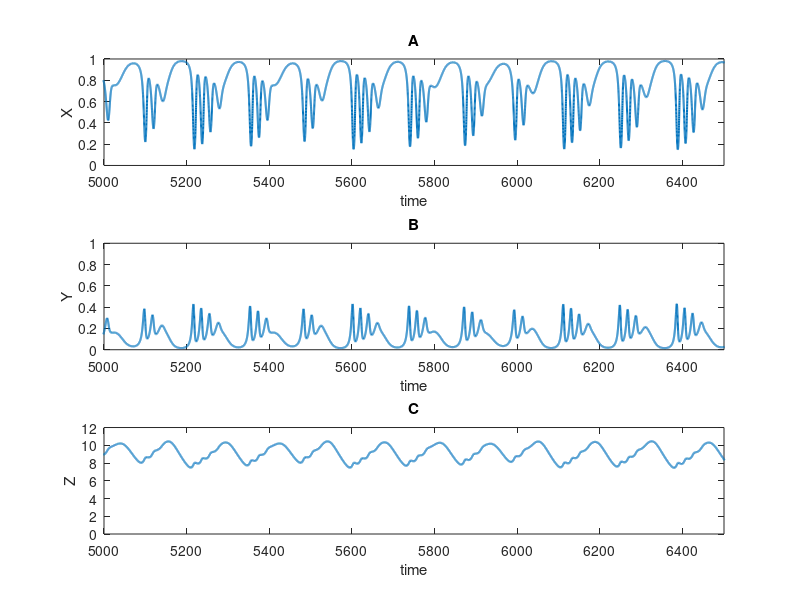
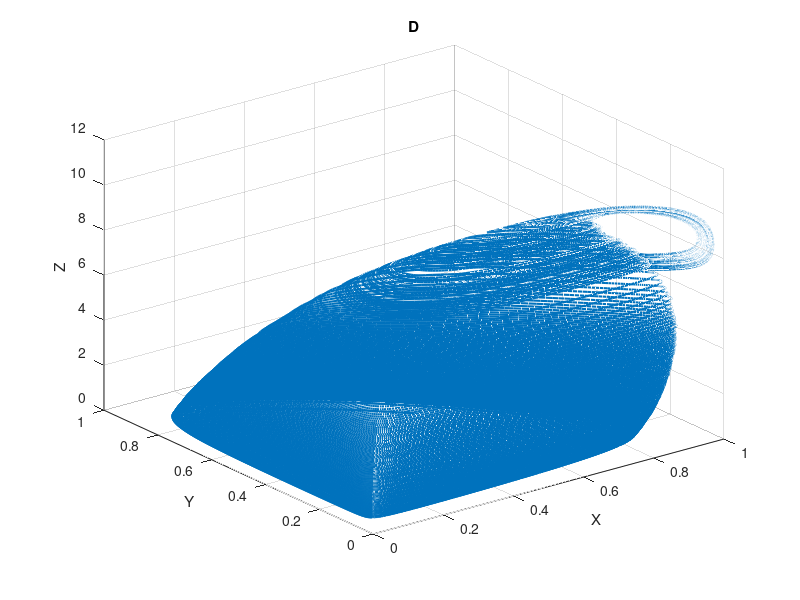
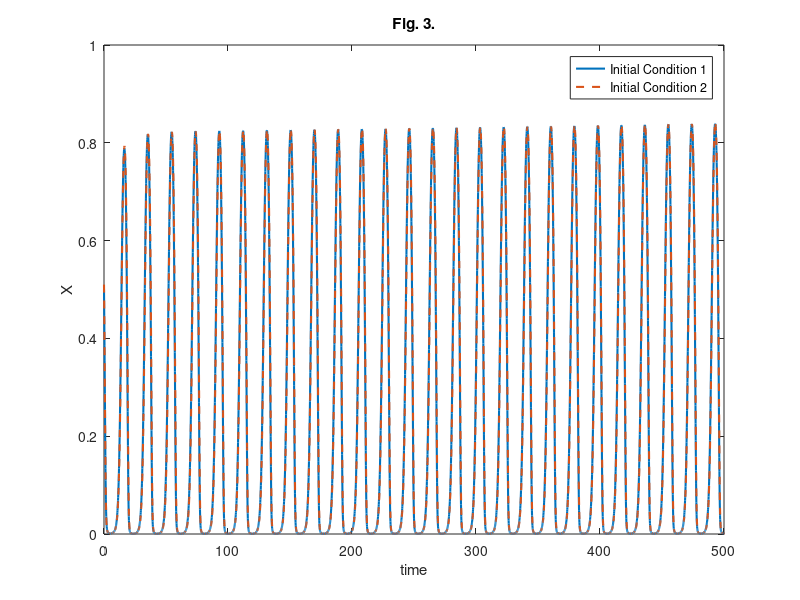

Here is the MATLAB script that generated these plots, in order:
% Niski Homework 5 Question 1

function chaotic_dynamics
    % Parameters
    a1 = 5.0;
    b1 = 3.0;
    a2 = 0.1;
    b2 = 2.0;
    d1 = 0.4;
    d2 = 0.01;

    % Time settings
    tspan = [0 10000];
    dt = 0.1;
    t = tspan(1):dt:tspan(2);

    % Initial conditions
    initial_conditions1 = [0.5, 0.5, 0.5]; % Initial conditions for the first trajectory
    initial_conditions2 = [0.51, 0.5, 0.5]; % Initial conditions for the second trajectory

    % Solve the system of equations
    [T1, Y1] = ode45(@(t, y) model(t, y, a1, b1, a2, b2, d1, d2), t, initial_conditions1);
    [T2, Y2] = ode45(@(t, y) model(t, y, a1, b1, a2, b2, d1, d2), t, initial_conditions2);

    % Plotting
    figure;

    % Plot x vs time
    subplot(3, 1, 1);
    plot(T1, Y1(:, 1), 'LineWidth', 1.5);
    xlim([5000 6500]);
    xlabel('time');
    ylabel('X');
    title('A');

    % Plot y vs time
    subplot(3, 1, 2);
    plot(T1, Y1(:, 2), 'LineWidth', 1.5);
    xlim([5000 6500]);
    xlabel('time');
    ylabel('Y');
    title('B');

    % Plot z vs time
    subplot(3, 1, 3);
    plot(T1, Y1(:, 3), 'LineWidth', 1.5);
    xlim([5000 6500]);
    xlabel('time');
    ylabel('Z');
    title('C');

    % 3D Phase Plot
    figure;
    plot3(Y1(:, 1), Y1(:, 2), Y1(:, 3), 'LineWidth', 1.5);
    xlabel('X');
    ylabel('Y');
    zlabel('Z');
    title('D');
    grid on;

    % Plot Divergence of Trajectories
    figure;
    plot(T1, Y1(:, 1), 'LineWidth', 1.5); hold on; % Solid line for the first trajectory
    plot(T2, Y2(:, 1), 'LineWidth', 1.5, 'LineStyle', '--'); % Dashed line for the second trajectory
    xlabel('time');
    ylabel('X');
    title('Fig. 3.');
    legend('Initial Condition 1', 'Initial Condition 2');
    xlim([0 500]);
    hold off;
end

function dydt = model(t, y, a1, b1, a2, b2, d1, d2)
    x = y(1);
    y1 = y(2);
    z = y(3);

    f1 = (a1 * x) / (1 + b1 * x);
    f2 = (a2 * y1) / (1 + b2 * y1);

    dydt = zeros(3, 1);
    dydt(1) = x * (1 - x) - f1 * y1; % dx/dt
    dydt(2) = f1 * y1 - f2 * z - d1 * y1; % dy/dt
    dydt(3) = f2 * z - d2 * z; % dz/dt
end